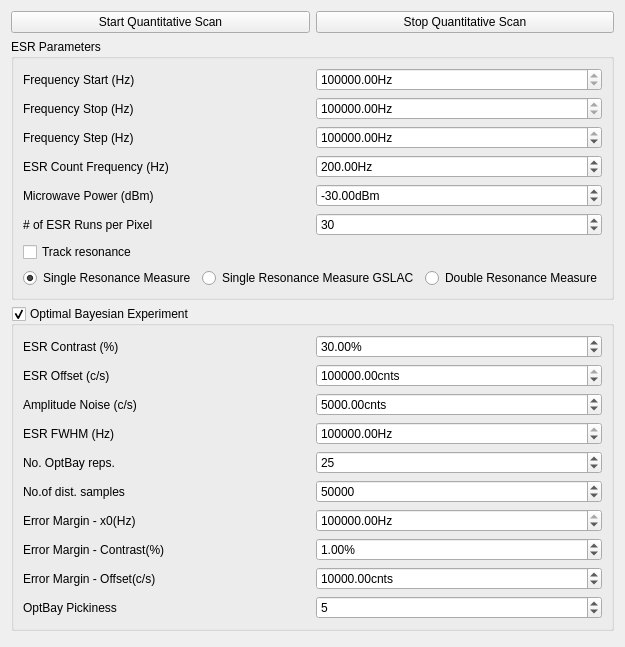
   <widget class="QWidget" name="Tab1">
    <property name="whatsThis">
     <string>&lt;html&gt;&lt;head/&gt;&lt;body&gt;&lt;p&gt;Tab1&lt;/p&gt;&lt;/body&gt;&lt;/html&gt;</string>
    </property>
    <attribute name="title">
     <string>CW ESR</string>
    </attribute>
    <layout class="QGridLayout" name="gridLayout_4">
     <item row="0" column="0">
      <layout class="QHBoxLayout" name="horizontalLayout">
       <item>
        <widget class="QPushButton" name="Start_QM_PushButton">
         <property name="enabled">
          <bool>true</bool>
         </property>
         <property name="text">
          <string>Start Quantitative Scan</string>
         </property>
        </widget>
       </item>
       <item>
        <widget class="QPushButton" name="Stop_QM_PushButton">
         <property name="text">
          <string>Stop Quantitative Scan</string>
         </property>
        </widget>
       </item>
      </layout>
     </item>
     <item row="1" column="0">
      <widget class="QGroupBox" name="groupBox_2">
       <property name="title">
        <string>ESR Parameters</string>
       </property>
       <layout class="QGridLayout" name="gridLayout_3">
        <item row="0" column="0">
         <layout class="QHBoxLayout" name="horizontalLayout_21">
          <item>
           <widget class="QLabel" name="label_3">
            <property name="text">
             <string>Frequency Start (Hz)</string>
            </property>
           </widget>
          </item>
          <item>
           <widget class="ScienDSpinBox" name="esr_freq_start_DoubleSpinBox">
            <property name="suffix">
             <string>Hz</string>
            </property>
            <property name="minimum">
             <double>1000000000.000000000000000</double>
            </property>
            <property name="maximum">
             <double>6000000000.000000000000000</double>
            </property>
            <property name="singleStep">
             <double>0.010000000000000</double>
            </property>
            <property name="value">
             <double>2780000000.000000000000000</double>
            </property>
           </widget>
          </item>
         </layout>
        </item>
        <item row="3" column="0">
         <layout class="QHBoxLayout" name="horizontalLayout_24">
          <item>
           <widget class="QLabel" name="label_6">
            <property name="text">
             <string>ESR Count Frequency (Hz)</string>
            </property>
           </widget>
          </item>
          <item>
           <widget class="ScienDSpinBox" name="esr_count_freq_DoubleSpinBox">
            <property name="toolTip">
             <string>&lt;html&gt;&lt;head/&gt;&lt;body&gt;&lt;p&gt;Defines integration time per point&lt;/p&gt;&lt;/body&gt;&lt;/html&gt;</string>
            </property>
            <property name="suffix">
             <string>Hz</string>
            </property>
            <property name="maximum">
             <double>500.000000000000000</double>
            </property>
            <property name="value">
             <double>200.000000000000000</double>
            </property>
           </widget>
          </item>
         </layout>
        </item>
        <item row="2" column="0">
         <layout class="QHBoxLayout" name="horizontalLayout_23">
          <item>
           <widget class="QLabel" name="label_5">
            <property name="text">
             <string>Frequency Step (Hz)</string>
            </property>
           </widget>
          </item>
          <item>
           <widget class="ScienDSpinBox" name="esr_freq_step_SpinBox">
            <property name="toolTip">
             <string>&lt;html&gt;&lt;head/&gt;&lt;body&gt;&lt;p&gt;Defines frequency step.&lt;/p&gt;&lt;/body&gt;&lt;/html&gt;</string>
            </property>
            <property name="suffix">
             <string>Hz</string>
            </property>
            <property name="minimum">
             <double>1.000000000000000</double>
            </property>
            <property name="maximum">
             <double>99999999.000000000000000</double>
            </property>
            <property name="singleStep">
             <double>100000.000000000000000</double>
            </property>
            <property name="value">
             <double>1000000.000000000000000</double>
            </property>
           </widget>
          </item>
         </layout>
        </item>
        <item row="5" column="0">
         <layout class="QHBoxLayout" name="horizontalLayout_26">
          <item>
           <widget class="QLabel" name="label_8">
            <property name="text">
             <string># of ESR Runs per Pixel</string>
            </property>
           </widget>
          </item>
          <item>
           <widget class="ScienSpinBox" name="esr_runs_SpinBox">
            <property name="toolTip">
             <string>&lt;html&gt;&lt;head/&gt;&lt;body&gt;&lt;p&gt;Number of averaging runs.&lt;/p&gt;&lt;/body&gt;&lt;/html&gt;</string>
            </property>
            <property name="maximum">
             <number>1000</number>
            </property>
            <property name="value">
             <number>30</number>
            </property>
           </widget>
          </item>
         </layout>
        </item>
        <item row="1" column="0">
         <layout class="QHBoxLayout" name="horizontalLayout_22">
          <item>
           <widget class="QLabel" name="label_4">
            <property name="text">
             <string>Frequency Stop (Hz)</string>
            </property>
           </widget>
          </item>
          <item>
           <widget class="ScienDSpinBox" name="esr_freq_stop_DoubleSpinBox">
            <property name="suffix">
             <string>Hz</string>
            </property>
            <property name="minimum">
             <double>1000000000.000000000000000</double>
            </property>
            <property name="maximum">
             <double>6000000000.000000000000000</double>
            </property>
            <property name="singleStep">
             <double>0.010000000000000</double>
            </property>
            <property name="value">
             <double>2980000000.000000000000000</double>
            </property>
           </widget>
          </item>
         </layout>
        </item>
        <item row="4" column="0">
         <layout class="QHBoxLayout" name="horizontalLayout_25">
          <item>
           <widget class="QLabel" name="label_7">
            <property name="text">
             <string>Microwave Power (dBm)</string>
            </property>
           </widget>
          </item>
          <item>
           <widget class="ScienDSpinBox" name="esr_mw_power_DoubleSpinBox">
            <property name="toolTip">
             <string>&lt;html&gt;&lt;head/&gt;&lt;body&gt;&lt;p&gt;CW MW power used.&lt;/p&gt;&lt;/body&gt;&lt;/html&gt;</string>
            </property>
            <property name="suffix">
             <string>dBm</string>
            </property>
            <property name="decimals">
             <number>2</number>
            </property>
            <property name="minimum">
             <double>-50.000000000000000</double>
            </property>
            <property name="maximum">
             <double>40.000000000000000</double>
            </property>
            <property name="singleStep">
             <double>0.100000000000000</double>
            </property>
            <property name="value">
             <double>-30.000000000000000</double>
            </property>
           </widget>
          </item>
         </layout>
        </item>
        <item row="7" column="0" rowspan="2">
         <layout class="QHBoxLayout" name="horizontalLayout_27">
          <item>
           <widget class="QRadioButton" name="esr_single_res_RadioButton">
            <property name="toolTip">
             <string>&lt;html&gt;&lt;head/&gt;&lt;body&gt;&lt;p&gt;It is expected that only one resonance peak of the NV is measured.&lt;/p&gt;&lt;/body&gt;&lt;/html&gt;</string>
            </property>
            <property name="text">
             <string>Single Resonance Measure</string>
            </property>
            <property name="checked">
             <bool>true</bool>
            </property>
            <attribute name="buttonGroup">
             <string notr="true">buttonGroup_2</string>
            </attribute>
           </widget>
          </item>
          <item>
           <widget class="QRadioButton" name="esr_single_res_gslac_RadioButton">
            <property name="toolTip">
             <string>&lt;html&gt;&lt;head/&gt;&lt;body&gt;&lt;p&gt;Activate for the case that the ms = -1 Peak is investigated for fields higher than the GSLAC of the NV. Thus the calculation of the magnetic field changes.&lt;/p&gt;&lt;/body&gt;&lt;/html&gt;</string>
            </property>
            <property name="text">
             <string>Single Resonance Measure GSLAC</string>
            </property>
            <attribute name="buttonGroup">
             <string notr="true">buttonGroup_2</string>
            </attribute>
           </widget>
          </item>
          <item>
           <widget class="QRadioButton" name="esr_double_res_RadioButton">
            <property name="toolTip">
             <string>&lt;html&gt;&lt;head/&gt;&lt;body&gt;&lt;p&gt;It is expected that both resonance peaks of the NV are measured.&lt;/p&gt;&lt;/body&gt;&lt;/html&gt;</string>
            </property>
            <property name="text">
             <string>Double Resonance Measure</string>
            </property>
            <attribute name="buttonGroup">
             <string notr="true">buttonGroup_2</string>
            </attribute>
           </widget>
          </item>
         </layout>
        </item>
        <item row="6" column="0">
         <widget class="QCheckBox" name="esr_tracking_checkBox">
          <property name="text">
           <string>Track resonance</string>
          </property>
         </widget>
        </item>
       </layout>
      </widget>
     </item>
     <item row="2" column="0">
      <widget class="QGroupBox" name="optBay_groupBox">
       <property name="toolTip">
        <string>&lt;html&gt;&lt;head/&gt;&lt;body&gt;&lt;p&gt;Runs the optimal bayesian control experiment for better point determination. Uses the 'Start', 'Stop', 'Count Freq.', and 'Power' from above.&lt;/p&gt;&lt;/body&gt;&lt;/html&gt;</string>
       </property>
       <property name="title">
        <string>Optimal Bayesian Experiment</string>
       </property>
       <property name="checkable">
        <bool>true</bool>
       </property>
       <layout class="QGridLayout" name="gridLayout_2">
        <item row="0" column="0">
         <layout class="QHBoxLayout" name="horizontalLayout_10">
          <item>
           <widget class="QLabel" name="label_15">
            <property name="text">
             <string>ESR Contrast (%)</string>
            </property>
           </widget>
          </item>
          <item>
           <widget class="ScienDSpinBox" name="esr_contrast_SpinBox">
            <property name="toolTip">
             <string>&lt;html&gt;&lt;head/&gt;&lt;body&gt;&lt;p&gt;Expected ODMR contrast.&lt;/p&gt;&lt;/body&gt;&lt;/html&gt;</string>
            </property>
            <property name="suffix">
             <string>%</string>
            </property>
            <property name="value">
             <double>30.000000000000000</double>
            </property>
           </widget>
          </item>
         </layout>
        </item>
        <item row="1" column="0">
         <layout class="QHBoxLayout" name="horizontalLayout_11">
          <item>
           <widget class="QLabel" name="label_16">
            <property name="text">
             <string>ESR Offset (c/s)</string>
            </property>
           </widget>
          </item>
          <item>
           <widget class="ScienDSpinBox" name="esr_offset_SpinBox">
            <property name="toolTip">
             <string>&lt;html&gt;&lt;head/&gt;&lt;body&gt;&lt;p&gt;Expected counts off resonance.&lt;/p&gt;&lt;/body&gt;&lt;/html&gt;</string>
            </property>
            <property name="suffix">
             <string>cnts</string>
            </property>
            <property name="maximum">
             <double>9999999999999999583119736832.000000000000000</double>
            </property>
            <property name="value">
             <double>100000.000000000000000</double>
            </property>
           </widget>
          </item>
         </layout>
        </item>
        <item row="2" column="0">
         <layout class="QHBoxLayout" name="horizontalLayout_12">
          <item>
           <widget class="QLabel" name="label_17">
            <property name="text">
             <string>Amplitude Noise (c/s)</string>
            </property>
           </widget>
          </item>
          <item>
           <widget class="ScienDSpinBox" name="esr_noise_SpinBox">
            <property name="toolTip">
             <string>&lt;html&gt;&lt;head/&gt;&lt;body&gt;&lt;p&gt;Expected noise in counts (Gaussian assumed).&lt;/p&gt;&lt;/body&gt;&lt;/html&gt;</string>
            </property>
            <property name="suffix">
             <string>cnts</string>
            </property>
            <property name="maximum">
             <double>9999999999999999635896294965248.000000000000000</double>
            </property>
            <property name="value">
             <double>5000.000000000000000</double>
            </property>
           </widget>
          </item>
         </layout>
        </item>
        <item row="3" column="0">
         <layout class="QHBoxLayout" name="horizontalLayout_13">
          <item>
           <widget class="QLabel" name="label_20">
            <property name="text">
             <string>ESR FWHM (Hz)</string>
            </property>
           </widget>
          </item>
          <item>
           <widget class="ScienDSpinBox" name="esr_fwhm_SpinBox">
            <property name="toolTip">
             <string>&lt;html&gt;&lt;head/&gt;&lt;body&gt;&lt;p&gt;Expected ODMR FWHM (Gaussian assumed).&lt;/p&gt;&lt;/body&gt;&lt;/html&gt;</string>
            </property>
            <property name="suffix">
             <string>Hz</string>
            </property>
            <property name="maximum">
             <double>999999999.000000000000000</double>
            </property>
            <property name="value">
             <double>7000000.000000000000000</double>
            </property>
           </widget>
          </item>
         </layout>
        </item>
        <item row="4" column="0">
         <layout class="QHBoxLayout" name="horizontalLayout_14">
          <item>
           <widget class="QLabel" name="label_21">
            <property name="text">
             <string>No. OptBay reps.</string>
            </property>
           </widget>
          </item>
          <item>
           <widget class="QSpinBox" name="esr_optReps_SpinBox">
            <property name="toolTip">
             <string>&lt;html&gt;&lt;head/&gt;&lt;body&gt;&lt;p&gt;Number of OptBay measurements done. One should check if this is sufficient by trying the OptBay ODMR module. Depends highly on pickiness, noise, and measurement space.&lt;/p&gt;&lt;/body&gt;&lt;/html&gt;</string>
            </property>
            <property name="suffix">
             <string/>
            </property>
            <property name="minimum">
             <number>1</number>
            </property>
            <property name="maximum">
             <number>1000000000</number>
            </property>
            <property name="value">
             <number>25</number>
            </property>
           </widget>
          </item>
         </layout>
        </item>
        <item row="5" column="0">
         <layout class="QHBoxLayout" name="horizontalLayout_31">
          <item>
           <widget class="QLabel" name="label_29">
            <property name="text">
             <string>No.of dist. samples</string>
            </property>
           </widget>
          </item>
          <item>
           <widget class="QSpinBox" name="esr_nSamples_SpinBox">
            <property name="toolTip">
             <string>&lt;html&gt;&lt;head/&gt;&lt;body&gt;&lt;p&gt;Determines spacing of points available for the OptBay functions.&lt;/p&gt;&lt;/body&gt;&lt;/html&gt;</string>
            </property>
            <property name="suffix">
             <string/>
            </property>
            <property name="minimum">
             <number>1</number>
            </property>
            <property name="maximum">
             <number>1000000000</number>
            </property>
            <property name="value">
             <number>50000</number>
            </property>
           </widget>
          </item>
         </layout>
        </item>
        <item row="6" column="0">
         <layout class="QHBoxLayout" name="horizontalLayout_19">
          <item>
           <widget class="QLabel" name="label_22">
            <property name="text">
             <string>Error Margin - x0(Hz)</string>
            </property>
           </widget>
          </item>
          <item>
           <widget class="ScienDSpinBox" name="esr_errorMarginCenter_SpinBox">
            <property name="toolTip">
             <string>&lt;html&gt;&lt;head/&gt;&lt;body&gt;&lt;p&gt;Can break the measurement  before all repetitions if below this margin.&lt;/p&gt;&lt;/body&gt;&lt;/html&gt;</string>
            </property>
            <property name="suffix">
             <string>Hz</string>
            </property>
            <property name="maximum">
             <double>999999999.000000000000000</double>
            </property>
            <property name="value">
             <double>1000000.000000000000000</double>
            </property>
           </widget>
          </item>
         </layout>
        </item>
        <item row="7" column="0">
         <layout class="QHBoxLayout" name="horizontalLayout_20">
          <item>
           <widget class="QLabel" name="label_23">
            <property name="text">
             <string>Error Margin - Contrast(%)</string>
            </property>
           </widget>
          </item>
          <item>
           <widget class="ScienDSpinBox" name="esr_errorMarginContrast_SpinBox">
            <property name="toolTip">
             <string>&lt;html&gt;&lt;head/&gt;&lt;body&gt;&lt;p&gt;Can break the measurement  before all repetitions if below this margin.&lt;/p&gt;&lt;/body&gt;&lt;/html&gt;</string>
            </property>
            <property name="suffix">
             <string>%</string>
            </property>
            <property name="maximum">
             <double>100.000000000000000</double>
            </property>
            <property name="value">
             <double>1.000000000000000</double>
            </property>
           </widget>
          </item>
         </layout>
        </item>
        <item row="8" column="0">
         <layout class="QHBoxLayout" name="horizontalLayout_30">
          <item>
           <widget class="QLabel" name="label_28">
            <property name="text">
             <string>Error Margin - Offset(c/s)</string>
            </property>
           </widget>
          </item>
          <item>
           <widget class="ScienDSpinBox" name="esr_errorMarginOffset_SpinBox">
            <property name="toolTip">
             <string>&lt;html&gt;&lt;head/&gt;&lt;body&gt;&lt;p&gt;Can break the measurement  before all repetitions if below this margin.&lt;/p&gt;&lt;/body&gt;&lt;/html&gt;</string>
            </property>
            <property name="suffix">
             <string>cnts</string>
            </property>
            <property name="maximum">
             <double>9999999.000000000000000</double>
            </property>
            <property name="value">
             <double>10000.000000000000000</double>
            </property>
           </widget>
          </item>
         </layout>
        </item>
        <item row="9" column="0">
         <layout class="QHBoxLayout" name="horizontalLayout_32">
          <item>
           <widget class="QLabel" name="label_30">
            <property name="text">
             <string>OptBay Pickiness</string>
            </property>
           </widget>
          </item>
          <item>
           <widget class="QSpinBox" name="esr_OptBay_Pickiness_SpinBox">
            <property name="toolTip">
             <string>&lt;html&gt;&lt;head/&gt;&lt;body&gt;&lt;p&gt;Pickiness for the OptBay functions. See documentation for an idea. Lower the pickiness, the more random the freq. choice. Recommended high choice is 20 which makes the most ideal choice, but may be undesirable since it may get stuck.&lt;/p&gt;&lt;p&gt;&lt;br/&gt;&lt;/p&gt;&lt;p&gt;Personal favorite is 5 which is still random until an obvious dip is found.&lt;/p&gt;&lt;/body&gt;&lt;/html&gt;</string>
            </property>
            <property name="maximum">
             <number>20</number>
            </property>
            <property name="value">
             <number>5</number>
            </property>
           </widget>
          </item>
         </layout>
        </item>
       </layout>
      </widget>
     </item>
     <item row="3" column="0">
      <spacer name="verticalSpacer">
       <property name="orientation">
        <enum>Qt::Vertical</enum>
       </property>
       <property name="sizeHint" stdset="0">
        <size>
         <width>20</width>
         <height>5</height>
        </size>
       </property>
      </spacer>
     </item>
    </layout>
   </widget>
